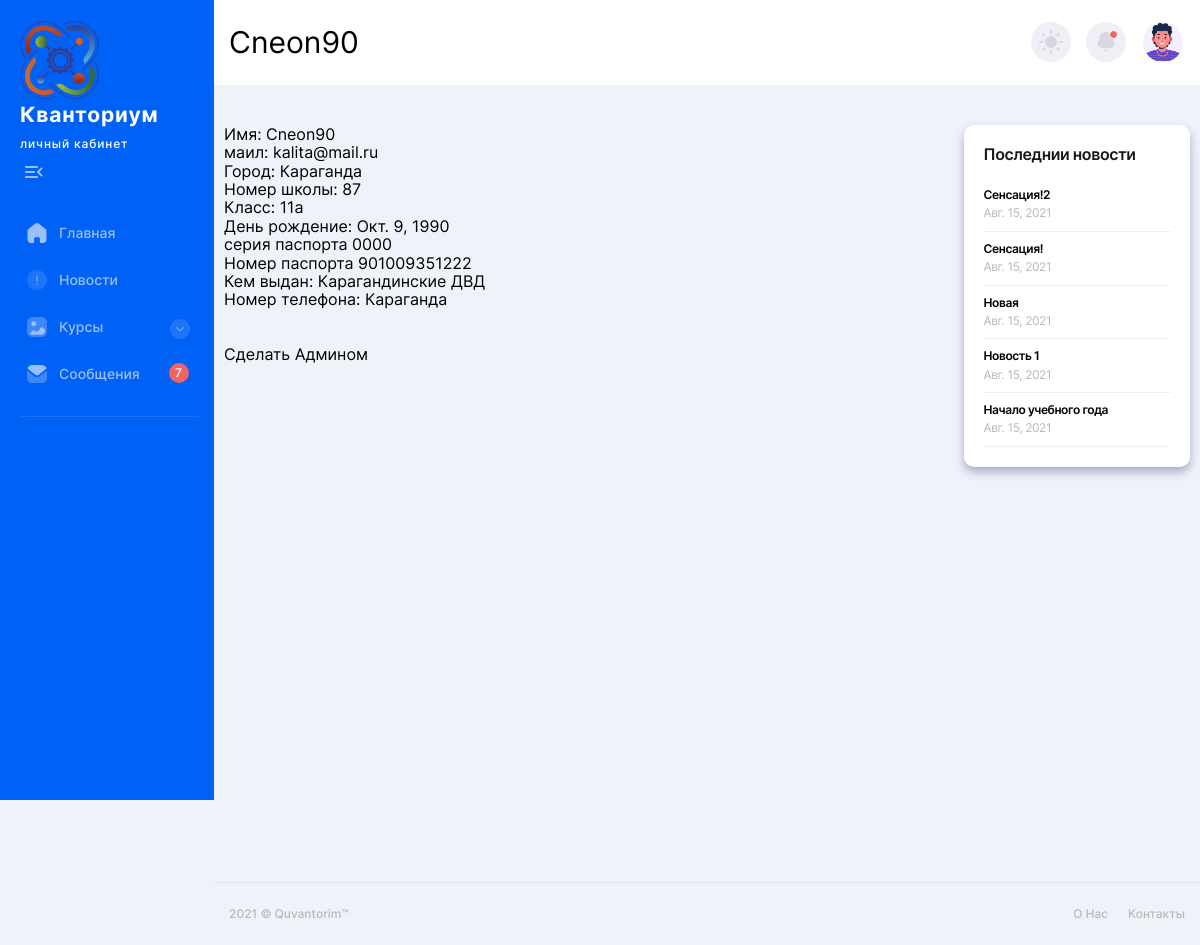
The page /profile/2 on the database its author committed.
### manager/models.py (models this page shows, shortened)
class Profile(models.Model):
    user = models.OneToOneField(User, on_delete=models.CASCADE) #Привязываем к модели юзер
    Passport_series = models.CharField(max_length=10, blank=True)
    Passport_number = models.CharField(max_length=40, blank=True)
    Passport_received = models.CharField(max_length=60, blank=True)
    Location = models.CharField(max_length=30, blank=True)
    School_name = models.CharField(max_length=60, blank=True)
    School_class= models.CharField(max_length=10, blank=True)
    Birth_date = models.DateField(null=True, blank=True)
    Phone = models.CharField(max_length=30, blank=True)
    Status = models.CharField(max_length=10, blank=True)
    id_stepik = models.CharField(max_length=10, blank=True)

class novelty(models.Model):
    name = models.CharField(max_length=30, blank=True)
    heading = models.CharField(max_length=30, blank=True)
    body = models.TextField()
    data = models.DateField(null=True, blank=True)
    time =  models.TimeField(null=True, blank=True)

### manager/views.py (the view)
# urls.py: path('profile/<int:profileid>', views.profile, name='profile'),                  # mail
def profile(request,profileid):
    content_type = ContentType.objects.get_for_model(Profile)
    """
        us = User.objects.get(pk=10)
        permission = Permission.objects.get(codename='can_publish')
        us.user_permissions.add(permission)
        us.email="krut@oschen.kz"
        us.save()
    """
    data = {}
    data.update(init_news(request))
    if (request.GET.get('newadmin', None)):
        data['new'] = 'kirill'
    data['user'] = User.objects.get(pk=profileid)
    return render(request, 'manager/profile.html', data)

### manager/functional.py (called while the page is built)
def init_news(request):
    datas={}
    datas['new'] = novelty.objects.all().order_by('-data').order_by('-time')[:settings.NEWS_COLUMN]
    datas['admins'] = request.user.has_perm('manager.can_admins')
    datas['exit'] = request.user.is_authenticated
    return datas

### templates/manager/profile.html (shortened to what this page needs)
{% extends "manager/main.html" %}
{% block bar %}
  {% if user.is_authenticated %}   sidebar {% else %}  sidebarno {% endif %}
{% endblock %}
{% block namepage %}
      {{ user.username }}
{% endblock %}
{% block content %}
    <main class="main users chart-page" id="skip-target">
      <div class="container">
        <div class="row">
          <div class="col-lg-9">
              <div class="text">
                  <div class="text">
                          Имя:      {{ user.username }} <br>
                          маил:  {{ user.email }}<br>
                          Город: {{ user.profile.Location }}<br>
                          Номер школы: {{ user.profile.School_name }}<br>
                          Класс: {{ user.profile.School_class }}<br>
                          День рождение: {{ user.profile.Birth_date }}<br>
                          серия паспорта     {{ user.profile.Passport_series }}<br>
                          Номер паспорта     {{ user.profile.Passport_number }}<br>
                          Кем выдан:     {{ user.profile.Passport_received }}<br>
                          Номер телефона: {{ user.profile.Location }}<br>
                       <br>
                       <br>
                      <a href="?newadmin=1"> Сделать Админом</a>
              </div>
              </div>
          </div>
          <div class="col-lg-3">
           <article class="white-block">
              <div class="top-cat-title">
                <h3>Последнии новости </h3>
              </div>
              <ul class="top-cat-list">
                  {% for news in new %}
                <li>
                  <a href="{% url 'new_post' news.id %}">
                    <div class="top-cat-list__title">
                     {{ news.heading }}
                    </div>
                    <div class="top-cat-list__subtitle">
                      {{ news.data }}
                    </div>
                  </a>
            {% endfor %}
              </ul>
            </article>
          </div>
        </div>
      </div>
    </main>
{% endblock %}

### manager/static/manager/css/style.css (style rules this page uses)
html { line-height: 1.15; -webkit-text-size-adjust: 100%; }
body { margin: 0; }
main { display: block; min-height: 800px; }
a { background-color: transparent; }
html { -webkit-box-sizing: border-box; box-sizing: border-box; -ms-overflow-style: scrollbar; }
*, *::before, *::after { -webkit-box-sizing: inherit; box-sizing: inherit; }
.container { width: 100%; padding-right: 15px; padding-left: 15px; margin-right: auto; margin-left: auto; }
.row { display: -webkit-box; display: -ms-flexbox; display: flex; -ms-flex-wrap: wrap; flex-wrap: wrap; margin-right: -15px; margin-left: -15px; }
.col-1, .col-2, .col-3, .col-4, .col-5, .col-6, .col-7, .col-8, .col-9, .col-10, .col-11, .col-12, .col, .col-auto, .col-sm-1, .col-sm-2, .col-sm-3, .col-sm-4, .col-sm-5, .col-sm-6, .col-sm-7, .col-sm-8, .col-sm-9, .col-sm-10, .col-sm-11, .col-sm-12, .col-sm, .col-sm-auto, .col-md-1, .col-md-2, .col-md-3, .col-md-4, .col-md-5, .col-md-6, .col-md-7, .col-md-8, .col-md-9, .col-md-10, .col-md-11, .col-md-12, .col-md, .col-md-auto, .col-lg-1, .col-lg-2, .col-lg-3, .col-lg-4, .col-lg-5, .col-lg-6, .col-lg-7, .col-lg-8, .col-lg-9, .col-lg-10, .col-lg-11, .col-lg-12, .col-lg, .col-lg-auto, .col-xl-1, .col-xl-2, .col-xl-3, .col-xl-4, .col-xl-5, .col-xl-6, .col-xl-7, .col-xl-8, .col-xl-9, .col-xl-10, .col-xl-11, .col-xl-12, .col-xl, .col-xl-auto, .col-xxl-1, .col-xxl-2, .col-xxl-3, .col-xxl-4, .col-xxl-5, .col-xxl-6, .col-xxl-7, .col-xxl-8, .col-xxl-9, .col-xxl-10, .col-xxl-11, .col-xxl-12, .col-xxl, .col-xxl-auto { position: relative; width: 100%; min-height: 1px; padding-right: 10px; padding-left: 10px; }
* { -webkit-box-sizing: border-box; box-sizing: border-box; -webkit-tap-highlight-color: transparent; -webkit-transition: 0.3s all; -o-transition: 0.3s all; transition: 0.3s all; }
html, body { font-family: 'Inter', sans-serif; }
h1, h2, h3, h4, h5, h6, p, ul, a, button { margin: 0; padding: 0; line-height: 1; }
a { color: inherit; text-decoration: none; -webkit-transition: all 0.3s; -o-transition: all 0.3s; transition: all 0.3s; }
ul, ol { list-style-type: none; }
.white-block { display: -webkit-box; display: -ms-flexbox; display: flex; -webkit-box-orient: vertical; -webkit-box-direction: normal; -ms-flex-direction: column; flex-direction: column; background-color: #FFFFFF; border-radius: 10px; padding: 20px; margin-bottom: 20px; box-shadow: 0px 5px 10px rgba(160, 163, 189, 0.9); cursor: pointer ; }
body { background-color: #F0F2FA; }
h1, h2, h3 { letter-spacing: 1px; color: #171717; }
.top-cat-title { margin-bottom: 10px; }
.top-cat-title h3 { font-style: normal; font-weight: 600; font-size: 16px; line-height: 1.2; letter-spacing: -0.4px; color: #171717; margin-bottom: 4px; }
.top-cat-list a { display: block; padding-top: 10px; padding-bottom: 10px; border-bottom: 1px solid #EEEEEE; }
.top-cat-list__title { display: -webkit-box; display: -ms-flexbox; display: flex; -webkit-box-align: center; -ms-flex-align: center; align-items: center; -webkit-box-pack: justify; -ms-flex-pack: justify; justify-content: space-between; font-weight: 600; font-size: 12px; line-height: 1.2; letter-spacing: -0.4px; color: #000000; margin-bottom: 4px; }
.top-cat-list__subtitle { display: -webkit-box; display: -ms-flexbox; display: flex; -webkit-box-align: center; -ms-flex-align: center; align-items: center; -webkit-box-pack: justify; -ms-flex-pack: justify; justify-content: space-between; font-size: 12px; line-height: 1.2; letter-spacing: -0.4px; color: #b9b9b9; }
.main { padding-top: 20px; padding-bottom: 20px; margin-bottom: 60px; }
@media (min-width: 576px) { .container { max-width: 540px; } }
@media (min-width: 768px) { .container { max-width: 720px; } }
@media (min-width: 992px) { .container { max-width: 960px; } }
@media (min-width: 992px) { .col-lg-3 { -webkit-box-flex: 0; -ms-flex: 0 0 25%; flex: 0 0 25%; max-width: 25%; } }
@media (min-width: 992px) { .col-lg-9 { -webkit-box-flex: 0; -ms-flex: 0 0 75%; flex: 0 0 75%; max-width: 75%; } }
@media (min-width: 1200px) { .container { max-width: 1140px; } }

### rows shown on the page
novelty: heading "Сенсация!2", data "Авг. 15, 2021"
novelty: heading "Сенсация!", data "Авг. 15, 2021"
novelty: heading "Новая", data "Авг. 15, 2021"
novelty: heading "Новость 1", data "Авг. 15, 2021"
novelty: heading "Начало учебного года", data "Авг. 15, 2021"

### other values the page prints
{{ user.username }} "Cneon90"
{{ user.email }} "kalita@mail.ru"
{{ user.profile.Location }} "Караганда"
{{ user.profile.School_name }} "87"
{{ user.profile.School_class }} "11а"
{{ user.profile.Birth_date }} "Окт. 9, 1990"
{{ user.profile.Passport_series }} "0000"
{{ user.profile.Passport_number }} "901009351222"
{{ user.profile.Passport_received }} "Карагандинские ДВД"
